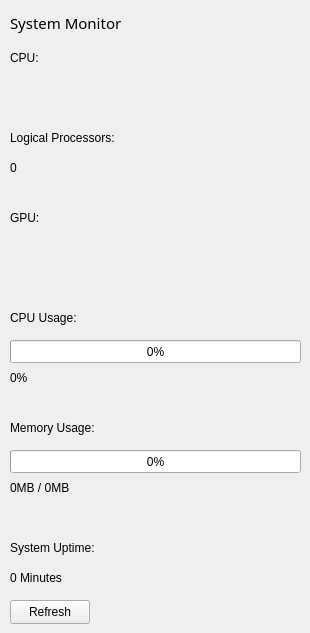
      <widget class="QWidget" name="systemMonitorPage">
       <widget class="QLabel" name="systemMonitorTitleLabel">
        <property name="geometry">
         <rect>
          <x>10</x>
          <y>10</y>
          <width>170</width>
          <height>25</height>
         </rect>
        </property>
        <property name="font">
         <font>
          <family>Segoe UI Black</family>
          <pointsize>11</pointsize>
          <bold>false</bold>
         </font>
        </property>
        <property name="text">
         <string>System Monitor</string>
        </property>
       </widget>
       <widget class="QLabel" name="cpuUsageTitleLabel">
        <property name="geometry">
         <rect>
          <x>10</x>
          <y>310</y>
          <width>81</width>
          <height>16</height>
         </rect>
        </property>
        <property name="text">
         <string>CPU Usage:</string>
        </property>
       </widget>
       <widget class="QLabel" name="cpuUsageValueLabel">
        <property name="geometry">
         <rect>
          <x>10</x>
          <y>370</y>
          <width>49</width>
          <height>16</height>
         </rect>
        </property>
        <property name="text">
         <string>0%</string>
        </property>
       </widget>
       <widget class="QLabel" name="memoryUsageTitleLabel">
        <property name="geometry">
         <rect>
          <x>10</x>
          <y>420</y>
          <width>121</width>
          <height>16</height>
         </rect>
        </property>
        <property name="text">
         <string>Memory Usage:</string>
        </property>
       </widget>
       <widget class="QLabel" name="memoryUsageValueLabel">
        <property name="geometry">
         <rect>
          <x>10</x>
          <y>480</y>
          <width>101</width>
          <height>16</height>
         </rect>
        </property>
        <property name="text">
         <string>0MB / 0MB</string>
        </property>
       </widget>
       <widget class="QLabel" name="uptimeTitleLabel">
        <property name="geometry">
         <rect>
          <x>10</x>
          <y>540</y>
          <width>111</width>
          <height>16</height>
         </rect>
        </property>
        <property name="text">
         <string>System Uptime:</string>
        </property>
       </widget>
       <widget class="QLabel" name="uptimeValueLabel">
        <property name="geometry">
         <rect>
          <x>10</x>
          <y>570</y>
          <width>71</width>
          <height>16</height>
         </rect>
        </property>
        <property name="text">
         <string>0 Minutes</string>
        </property>
       </widget>
       <widget class="QProgressBar" name="cpuUsageProgressBar">
        <property name="geometry">
         <rect>
          <x>10</x>
          <y>340</y>
          <width>291</width>
          <height>23</height>
         </rect>
        </property>
        <property name="value">
         <number>0</number>
        </property>
       </widget>
       <widget class="QProgressBar" name="memoryUsageProgressBar">
        <property name="geometry">
         <rect>
          <x>10</x>
          <y>450</y>
          <width>291</width>
          <height>23</height>
         </rect>
        </property>
        <property name="value">
         <number>0</number>
        </property>
       </widget>
       <widget class="QPushButton" name="refreshSystemMonitorButton">
        <property name="geometry">
         <rect>
          <x>10</x>
          <y>600</y>
          <width>80</width>
          <height>24</height>
         </rect>
        </property>
        <property name="text">
         <string>Refresh</string>
        </property>
       </widget>
       <widget class="QLabel" name="cpuNameTitleLabel">
        <property name="geometry">
         <rect>
          <x>10</x>
          <y>50</y>
          <width>49</width>
          <height>16</height>
         </rect>
        </property>
        <property name="text">
         <string>CPU:</string>
        </property>
       </widget>
       <widget class="QLabel" name="cpuNameValueLabel">
        <property name="geometry">
         <rect>
          <x>10</x>
          <y>80</y>
          <width>291</width>
          <height>16</height>
         </rect>
        </property>
        <property name="text">
         <string/>
        </property>
       </widget>
       <widget class="QLabel" name="processorCountTitleLabel">
        <property name="geometry">
         <rect>
          <x>10</x>
          <y>130</y>
          <width>111</width>
          <height>16</height>
         </rect>
        </property>
        <property name="text">
         <string>Logical Processors:</string>
        </property>
       </widget>
       <widget class="QLabel" name="processorCountValueLabel">
        <property name="geometry">
         <rect>
          <x>10</x>
          <y>160</y>
          <width>181</width>
          <height>16</height>
         </rect>
        </property>
        <property name="text">
         <string>0</string>
        </property>
       </widget>
       <widget class="QLabel" name="gpuNameTitleLabel">
        <property name="geometry">
         <rect>
          <x>10</x>
          <y>210</y>
          <width>49</width>
          <height>16</height>
         </rect>
        </property>
        <property name="text">
         <string>GPU:</string>
        </property>
       </widget>
       <widget class="QLabel" name="gpuNameValueLabel">
        <property name="geometry">
         <rect>
          <x>10</x>
          <y>240</y>
          <width>291</width>
          <height>16</height>
         </rect>
        </property>
        <property name="text">
         <string/>
        </property>
       </widget>
      </widget>
